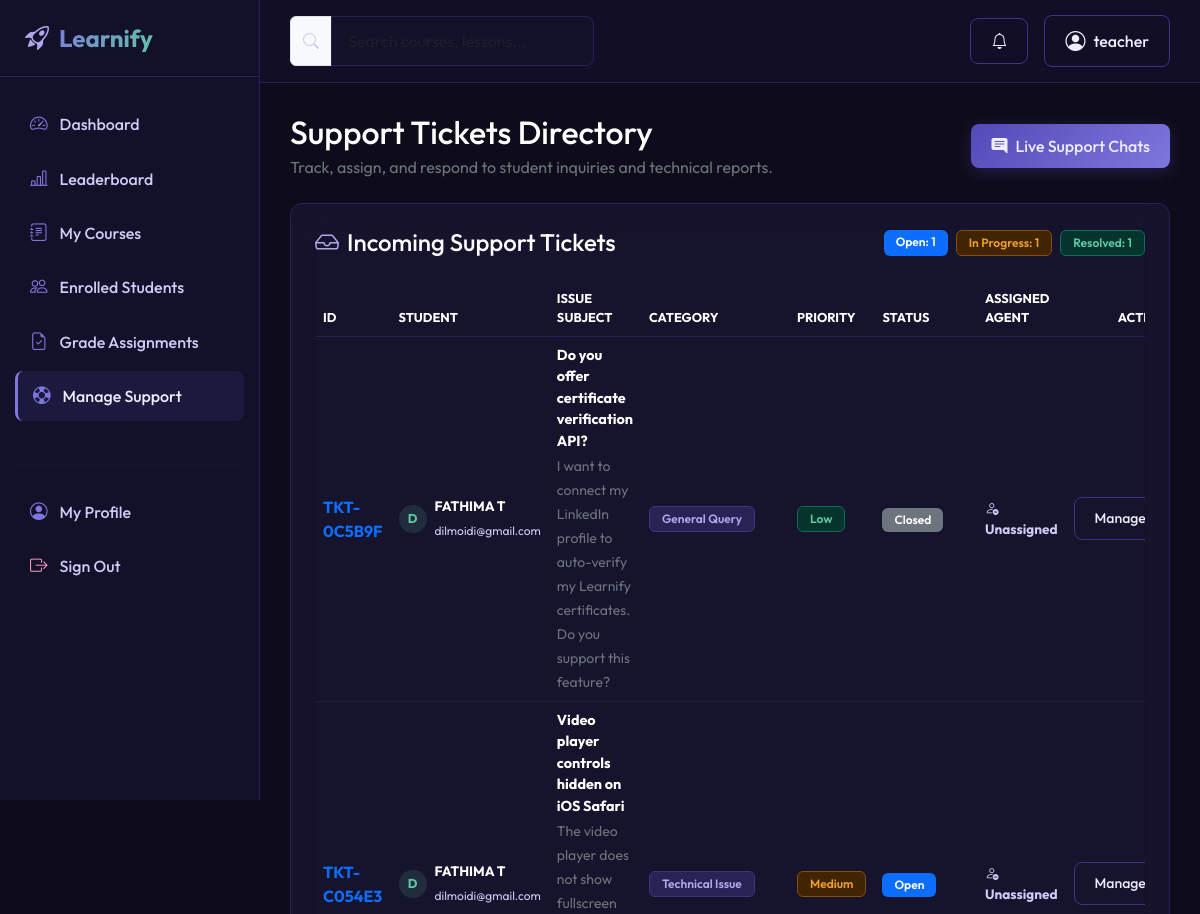
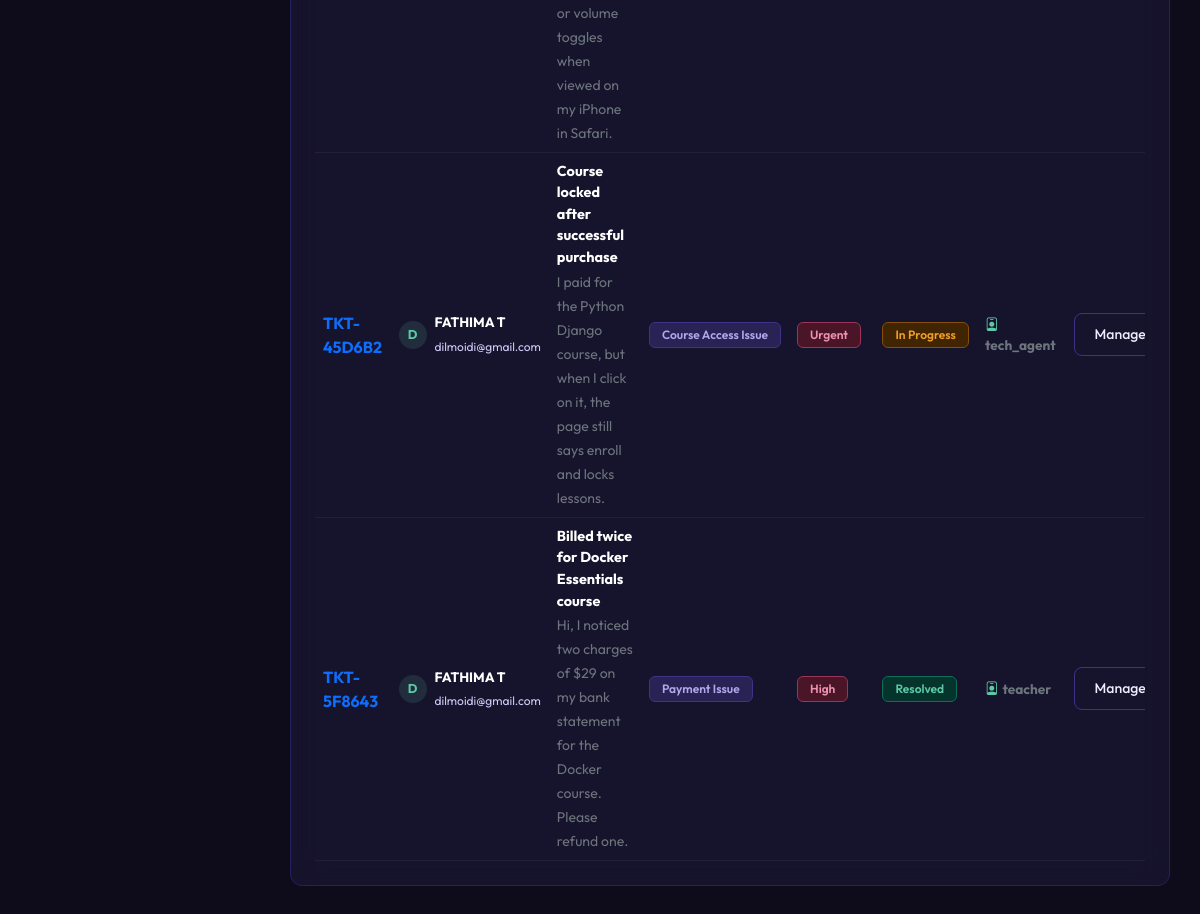
The page /support/tickets/ (signed in) on the database its author committed (2 pictures, top to bottom).
### apps/accounts/models.py (models this page shows, shortened)
class User(AbstractUser):
    ROLE_CHOICES = (
        ('student', 'Student'),
        ('instructor', 'Instructor'),
        ('admin', 'Admin'),
    )
    role = models.CharField(max_length=15, choices=ROLE_CHOICES, default='student')
    profile_picture = models.ImageField(upload_to='profile_pictures/', blank=True, null=True)
    bio = models.TextField(blank=True, null=True)

class Student(models.Model):
    user = models.OneToOneField(User, on_delete=models.CASCADE, related_name='student_profile')
    phone = models.CharField(max_length=15, blank=True, null=True)

### apps/support/models.py (models this page shows, shortened)
class SupportTicket(models.Model):
    CATEGORY_CHOICES = (
        ('technical', 'Technical Issue'),
        ('course_access', 'Course Access Issue'),
        ('payment', 'Payment Issue'),
        ('assignment', 'Assignment Issue'),
        ('general', 'General Query'),
    )
    PRIORITY_CHOICES = (
        ('low', 'Low'),
        ('medium', 'Medium'),
        ('high', 'High'),
        ('urgent', 'Urgent'),
    )
    STATUS_CHOICES = (
        ('open', 'Open'),
        ('in_progress', 'In Progress'),
        ('resolved', 'Resolved'),
        ('closed', 'Closed'),
    )
    ticket_id = models.CharField(max_length=20, unique=True, blank=True)
    student = models.ForeignKey('accounts.Student', on_delete=models.CASCADE, related_name='support_tickets')
    category = models.CharField(max_length=50, choices=CATEGORY_CHOICES, default='general')
    subject = models.CharField(max_length=200)
    description = models.TextField()
    priority = models.CharField(max_length=20, choices=PRIORITY_CHOICES, default='medium')
    status = models.CharField(max_length=20, choices=STATUS_CHOICES, default='open')
    attachment = models.FileField(upload_to='support/tickets/', blank=True, null=True)
    assigned_to = models.ForeignKey(SupportAgent, on_delete=models.SET_NULL, null=True, blank=True, related_name='assigned_tickets')
    created_at = models.DateTimeField(auto_now_add=True)
    updated_at = models.DateTimeField(auto_now=True)
    class Meta:
        ordering = ['-created_at']

class SupportAgent(models.Model):
    DEPARTMENT_CHOICES = (
        ('technical', 'Technical Support'),
        ('academic', 'Academic Support'),
        ('billing', 'Billing & Payment'),
        ('general', 'General Query'),
    )
    STATUS_CHOICES = (
        ('online', 'Online'),
        ('offline', 'Offline'),
        ('busy', 'Busy'),
    )
    user = models.OneToOneField(settings.AUTH_USER_MODEL, on_delete=models.CASCADE, related_name='support_agent_profile')
    department = models.CharField(max_length=50, choices=DEPARTMENT_CHOICES, default='general')
    status = models.CharField(max_length=20, choices=STATUS_CHOICES, default='offline')

### apps/support/views.py (the view, shortened to what this page needs)
# urls.py: path('tickets/', views.ticket_list, name='ticket_list'),
@login_required
def ticket_list(request):
    user = request.user
    is_agent = hasattr(user, 'support_agent_profile')
    is_admin = user.role == 'admin' or user.is_superuser
    if is_agent or is_admin:
        tickets = SupportTicket.objects.select_related('student__user', 'assigned_to__user').all()
        open_count = tickets.filter(status='open').count()
        in_progress_count = tickets.filter(status='in_progress').count()
        resolved_count = tickets.filter(status='resolved').count()
        context = {
            'tickets': tickets,
            'open_count': open_count,
            'in_progress_count': in_progress_count,
            'resolved_count': resolved_count,
        }
        template = 'support/agent_ticket_list.html'
    return render(request, template, context)

### apps/notifications/context_processors.py (called while the page is built)
def unread_notifications(request):
    if request.user.is_authenticated:
        unread = Notification.objects.filter(user=request.user, is_read=False)
        return {
            'unread_notifications': unread,
            'unread_notifications_count': unread.count()
        }
    return {
        'unread_notifications': [],
        'unread_notifications_count': 0
    }

### templates/support/agent_ticket_list.html (shortened to what this page needs)
{% extends 'base.html' %}
{% load static %}
{% block content %}
<div class="container-fluid px-0">
    <div class="d-flex align-items-center justify-content-between mb-4">
        <div>
            <h2 class="text-white mb-1">Support Tickets Directory</h2>
            <p class="text-secondary mb-0">Track, assign, and respond to student inquiries and technical reports.</p>
        </div>
        <a href="{% url 'support:chat_home' %}" class="btn btn-premium d-flex align-items-center gap-2">
            <i class="bi bi-chat-right-text-fill"></i> Live Support Chats
        </a>
    </div>
    <div class="card glass-card p-4">
        <div class="d-flex justify-content-between align-items-center mb-4">
            <h4 class="text-white mb-0"><i class="bi bi-inbox text-purple me-2"></i>Incoming Support Tickets</h4>
            <div class="d-flex gap-2" style="font-size: 0.8rem;">
                <span class="badge badge-custom bg-primary text-white">Open: {{ open_count|default:0 }}</span>
                <span class="badge badge-custom badge-amber">In Progress: {{ in_progress_count|default:0 }}</span>
                <span class="badge badge-custom badge-teal">Resolved: {{ resolved_count|default:0 }}</span>
            </div>
        </div>
        <div class="table-responsive">
            <table class="table table-dark table-hover align-middle mb-0" style="--bs-table-bg: transparent;">
                <thead>
                    <tr class="text-muted" style="font-size: 0.8rem; border-bottom: 1px solid var(--border-default);">
                        <th scope="col" style="width: 110px;">ID</th>
                        <th scope="col">STUDENT</th>
                        <th scope="col">ISSUE SUBJECT</th>
                        <th scope="col" style="width: 140px;">CATEGORY</th>
                        <th scope="col" style="width: 90px;">PRIORITY</th>
                        <th scope="col" style="width: 110px;">STATUS</th>
                        <th scope="col" style="width: 140px;">ASSIGNED AGENT</th>
                        <th scope="col" style="text-align: right; width: 100px;">ACTION</th>
                    </tr>
                </thead>
                <tbody>
                    {% for ticket in tickets %}
                        <tr style="border-bottom: 1px solid rgba(255,255,255,0.05);">
                            <td class="fw-bold text-primary">{{ ticket.ticket_id }}</td>
                            <td>
                                <div class="d-flex align-items-center gap-2">
                                    <div class="rounded-circle d-flex align-items-center justify-content-center" style="width: 28px; height: 28px; background: rgba(93,202,165,0.15); color: var(--teal-main); font-weight: bold; font-size: 0.8rem;">
                                        {{ ticket.student.user.username|slice:":1"|upper }}
                                    </div>
                                    <div>
                                        <span class="text-white fw-bold d-block" style="font-size: 0.85rem;">{{ ticket.student.user.get_full_name|default:ticket.student.user.username }}</span>
                                        <small class="text-muted" style="font-size: 0.75rem;">{{ ticket.student.user.email }}</small>
                                    </div>
                                </div>
                            </td>
                            <td>
                                <span class="text-white fw-bold d-block" style="font-size: 0.9rem;">{{ ticket.subject }}</span>
                                <small class="text-secondary text-truncate-2" style="max-width: 250px;">{{ ticket.description }}</small>
                            </td>
                            <td>
                                <span class="badge badge-custom badge-purple text-capitalize">
                                    {{ ticket.get_category_display }}
                                </span>
                            </td>
                            <td>
                                <span class="badge badge-custom {% if ticket.priority == 'urgent' or ticket.priority == 'high' %}badge-pink{% elif ticket.priority == 'medium' %}badge-amber{% else %}badge-teal{% endif %} text-capitalize">
                                    {{ ticket.get_priority_display }}
                                </span>
                            </td>
                            <td>
                                <span class="badge badge-custom {% if ticket.status == 'open' %}bg-primary text-white{% elif ticket.status == 'in_progress' %}badge-amber{% elif ticket.status == 'resolved' %}badge-teal{% else %}bg-secondary text-white{% endif %} text-capitalize">
                                    {{ ticket.get_status_display }}
                                </span>
                            </td>
                            <td class="text-secondary fw-bold" style="font-size: 0.85rem;">
                                {% if ticket.assigned_to %}
                                    <i class="bi bi-person-badge text-teal me-1"></i>{{ ticket.assigned_to.user.username }}
                                {% else %}
                                    <span class="text-muted"><i class="bi bi-person-dash me-1"></i>Unassigned</span>
                                {% endif %}
                            </td>
                            <td style="text-align: right;">
                                <a href="{% url 'support:ticket_detail' ticket.ticket_id %}" class="btn btn-outline-premium btn-sm">
                                    Manage
                                </a>
                            </td>
                        </tr>
                    {% endfor %}
                </tbody>
            </table>
        </div>
    </div>
</div>
{% endblock %}

### templates/navbar.html (shortened to what this page needs)
{% load static %}
<header class="top-navbar d-flex align-items-center justify-content-between">
    <div class="d-flex align-items-center gap-3">
        <form class="d-none d-md-flex align-items-center" action="{% url 'courses:course_list' %}" method="get">
            <div class="input-group">
                <span class="input-group-text bg-sidebar border-default text-muted">
                    <i class="bi bi-search"></i>
                </span>
                <input type="text" name="search" class="form-control bg-sidebar border-default text-primary" placeholder="Search courses, lessons..." value="{{ request.GET.search|default:'' }}">
            </div>
        </form>
    </div>
    <div class="d-flex align-items-center gap-3">
        {% if user.is_authenticated %}
            <div class="dropdown">
                <button class="btn btn-outline-premium position-relative" type="button" id="notifDropdown" data-bs-toggle="dropdown" aria-expanded="false">
                    <i class="bi bi-bell"></i>
                </button>
            </div>
            <div class="dropdown">
                <button class="btn btn-outline-premium d-flex align-items-center gap-2" type="button" id="profileDropdown" data-bs-toggle="dropdown" aria-expanded="false">
                    {% if user.profile_picture %}
                        <img src="{{ user.profile_picture.url }}" alt="Profile" class="rounded-circle" style="width: 28px; height: 28px; object-fit: cover;">
                    {% else %}
                        <i class="bi bi-person-circle fs-5"></i>
                    {% endif %}
                    <span class="d-none d-sm-inline">{{ user.username }}</span>
                </button>
            </div>
        {% else %}
            <a href="{% url 'accounts:login' %}" class="btn btn-outline-premium">Sign In</a>
            <a href="{% url 'accounts:register' %}" class="btn btn-premium">Get Started</a>
        {% endif %}
    </div>
</header>

### static/css/style.css (style rules this page uses)
:root { --bg-page: #0e0c1a; --bg-sidebar: #13102a; --bg-card: #1c1836; --border-default: #26215c; --border-strong: #3c3489; --text-primary: #eeedfe; --text-secondary: #cecbf6; --text-muted: #534ab7; --purple-main: #534ab7; --purple-accent: #7f77dd; --purple-soft: #afa9ec; --teal-bg: #04342c; --teal-border: #0f6e56; --teal-main: #5dcaa5; --teal-light: #9fe1cb; --amber-bg: #412402; --amber-border: #854f0b; --amber-main: #ef9f27; --amber-light: #fac775; --pink-bg: #4b1528; --pink-border: #993556; --pink-main: #ed93b1; --pink-light: #f4c0d1; --transition-speed: 0.3s; }
body { background-color: var(--bg-page); color: var(--text-primary); font-family: 'Outfit', sans-serif; overflow-x: hidden; }
a { color: var(--purple-soft); text-decoration: none; transition: color var(--transition-speed) ease; }
.top-navbar { background: rgba(19, 16, 42, 0.85); backdrop-filter: blur(12px); -webkit-backdrop-filter: blur(12px); border-bottom: 1px solid var(--border-default); position: sticky; top: 0; z-index: 998; padding: 15px 30px; }
.glass-card { background: rgba(28, 24, 54, 0.65); backdrop-filter: blur(16px); -webkit-backdrop-filter: blur(16px); border: 1px solid var(--border-default); border-radius: 12px; color: var(--text-primary); transition: transform var(--transition-speed) ease, border-color var(--transition-speed) ease, box-shadow var(--transition-speed) ease; }
.text-teal { color: var(--teal-main) !important; }
.badge-teal { background-color: var(--teal-bg); color: var(--teal-main); border: 1px solid var(--teal-border); }
.badge-amber { background-color: var(--amber-bg); color: var(--amber-main); border: 1px solid var(--amber-border); }
.badge-pink { background-color: var(--pink-bg); color: var(--pink-main); border: 1px solid var(--pink-border); }
.text-purple { color: var(--purple-soft) !important; }
.badge-purple { background-color: rgba(83, 74, 183, 0.3); color: var(--purple-soft); border: 1px solid var(--border-strong); }
.btn-premium { background: linear-gradient(135deg, var(--purple-main), var(--purple-accent)); border: none; color: var(--text-primary); font-weight: 500; padding: 10px 20px; border-radius: 8px; box-shadow: 0 4px 15px rgba(83, 74, 183, 0.3); transition: all var(--transition-speed) ease; }
.btn-outline-premium { background: transparent; border: 1px solid var(--border-strong); color: var(--text-primary); font-weight: 500; padding: 10px 20px; border-radius: 8px; transition: all var(--transition-speed) ease; }
.form-control, .form-select { background-color: #13102a; border: 1px solid var(--border-default); color: var(--text-primary); border-radius: 8px; padding: 12px 16px; transition: border-color var(--transition-speed) ease, box-shadow var(--transition-speed) ease; }
.badge-custom { padding: 6px 12px; font-weight: 600; border-radius: 6px; font-size: 0.75rem; }
.text-muted { color: var(--text-secondary) !important; }

### rows shown on the page
User: username "teacher"
SupportTicket: ticket_id "TKT-0C5B9F", student.user.username "D", student.user.get_full_name "FATHIMA T", student.user.email "dilmoidi@gmail.com", subject "Do you offer certificate verification API?", description "I want to connect my LinkedIn profile to auto-verify my Learnify certificates. Do you support this feature?", category "General Query", priority "Low", status "Closed", shows "Unassigned"
SupportTicket: ticket_id "TKT-C054E3", student.user.username "D", student.user.get_full_name "FATHIMA T", student.user.email "dilmoidi@gmail.com", subject "Video player controls hidden on iOS Safari", description "The video player does not show fullscreen or volume toggles when viewed on my iPhone in Safari.", category "Technical Issue", priority "Medium", status "Open", shows "Unassigned"
SupportTicket: ticket_id "TKT-45D6B2", student.user.username "D", student.user.get_full_name "FATHIMA T", student.user.email "dilmoidi@gmail.com", subject "Course locked after successful purchase", description "I paid for the Python Django course, but when I click on it, the page still says enroll and locks lessons.", category "Course Access Issue", priority "Urgent", status "In Progress", assigned_to.user.username "tech_agent"
SupportTicket: ticket_id "TKT-5F8643", student.user.username "D", student.user.get_full_name "FATHIMA T", student.user.email "dilmoidi@gmail.com", subject "Billed twice for Docker Essentials course", description "Hi, I noticed two charges of $29 on my bank statement for the Docker course. Please refund one.", category "Payment Issue", priority "High", status "Resolved", assigned_to.user.username "teacher"

### other values the page prints
{{ open_count|default:0 }} "1"
{{ in_progress_count|default:0 }} "1"
{{ resolved_count|default:0 }} "1"
